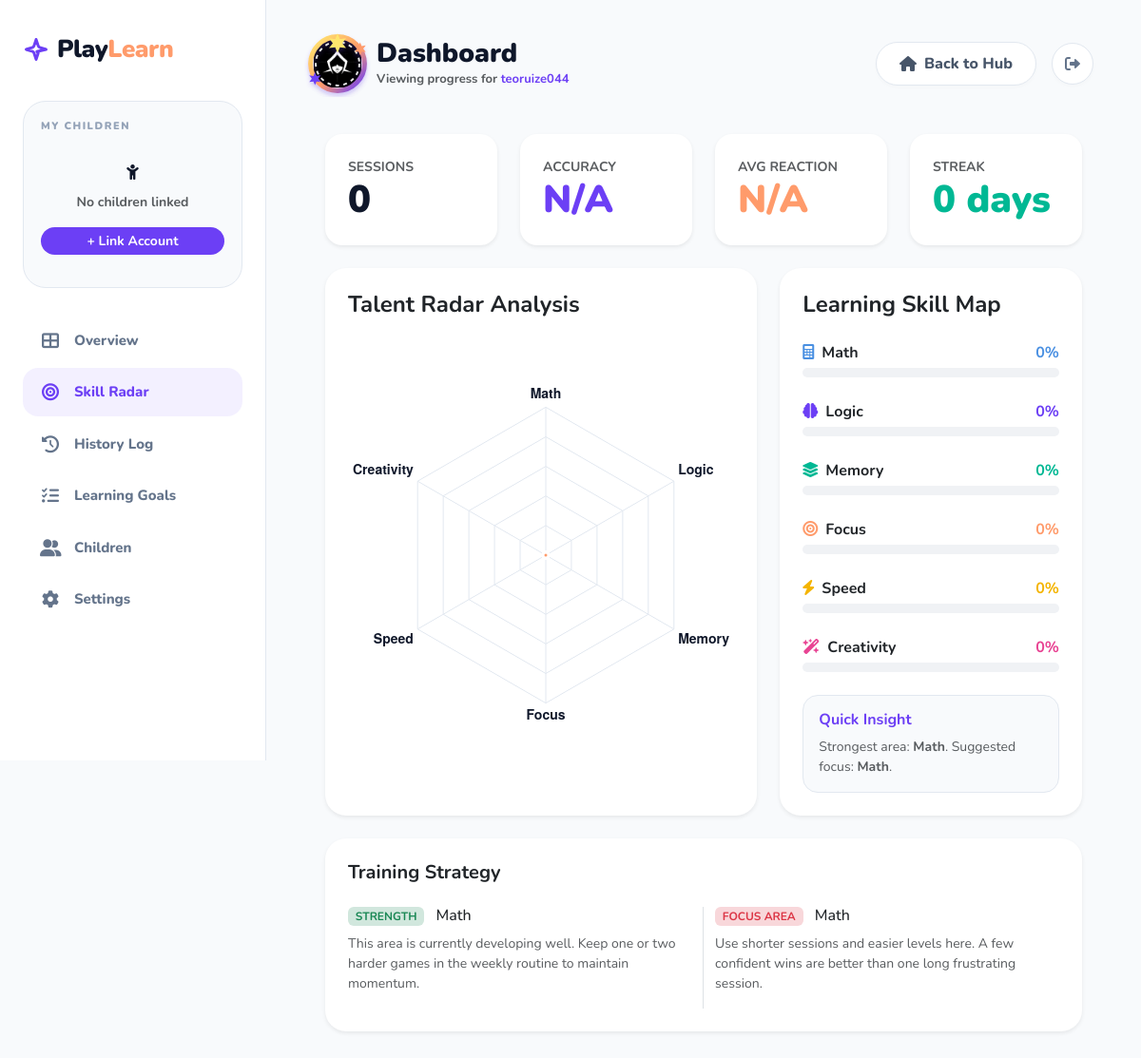
The app's page /ParentDashboard.php?page=radar (signed in) with its own data.
### tables this page shows
CREATE TABLE `users` (
  `id` int(11) NOT NULL,
  `username` varchar(50) NOT NULL,
  `profile_image` varchar(255) DEFAULT NULL,
  `avatar_frame` varchar(255) DEFAULT NULL,
  `frame_expires_at` datetime DEFAULT NULL,
  `title` varchar(50) DEFAULT NULL,
  `title_expires_at` datetime DEFAULT NULL,
  `email` varchar(100) NOT NULL,
  `password` varchar(255) NOT NULL,
  `birthday` date NOT NULL,
  `gender` varchar(10) DEFAULT NULL,
  `ic_number` varchar(40) DEFAULT NULL,
  `role` enum('player','admin','parent') DEFAULT 'player',
  `level` int(11) DEFAULT 1,
  `total_exp` int(11) DEFAULT 0,
  `weekly_exp` int(11) DEFAULT 0,
  `link_code` varchar(10) DEFAULT NULL,
  `status` enum('active','banned') DEFAULT 'active',
  `ban_reason` varchar(255) DEFAULT NULL,
  `banned_at` datetime DEFAULT NULL,
  `last_login` datetime DEFAULT NULL,
  `created_at` timestamp NOT NULL DEFAULT current_timestamp(),
  `last_seen` datetime DEFAULT current_timestamp(),
  `theme_preference` varchar(10) DEFAULT 'dark'
);

### ParentDashboard.php (the view, shortened to what this page needs)
<?php
require('db_conn.php');
require_once 'includes/learning_helpers.php';
$current_parent_id = $_SESSION['user_id'];
$children = [];
$is_linked = !empty($children);
if ($is_linked) {
    $active_child_id = isset($_GET['child_id']) ? intval($_GET['child_id']) : ($children[0]['id']);
    $_SESSION['active_child_id'] = $active_child_id;
    $target_user_id = $active_child_id;
} else {
    $active_child_id = 0;
    $target_user_id = $current_parent_id;
}
$active_child = null;
$active_child_name = "My Account";
if (!$active_child) {
    $res_name = $conn->query("SELECT username, profile_image, avatar_frame FROM users WHERE id = $target_user_id");
    if ($res_name && $row = $res_name->fetch_assoc()) {
        $active_child = $row;
        $active_child_name = $row['username'];
    }
}
$page = $_GET['page'] ?? 'overview';
?>
<!DOCTYPE html>
<html lang="en">
<head>
    <link href="https://cdn.jsdelivr.net/npm/bootstrap@5.3.0/dist/css/bootstrap.min.css" rel="stylesheet">
    <link rel="stylesheet" href="https://cdnjs.cloudflare.com/ajax/libs/font-awesome/6.0.0/css/all.min.css">
</head>
<body>
    <nav class="sidebar">
        <a href="homepage.php" class="sidebar-brand">
            Play<span>Learn</span>
        </a>
        <div class="children-section">
            <span class="section-title">My Children</span>
            <?php if($is_linked): ?>
                <?php foreach($children as $child): ?>
                    <a href="?page=<?= $page ?>&child_id=<?= $child['id'] ?>" class="child-item <?= $active_child_id == $child['id'] ? 'active' : '' ?>">
                        <div class="child-avatar-box">
                            <?php if (!empty($child['profile_image'])): ?>
                                <img src="<?= htmlspecialchars($child['profile_image']) ?>" class="child-avatar-img">
                            <?php else: ?>
                                <?= strtoupper(substr($child['username'], 0, 1)) ?>
                            <?php endif; ?>
                            <?php if (!empty($child['avatar_frame'])): ?>
                                <img src="<?= htmlspecialchars($child['avatar_frame']) ?>" class="child-frame-img">
                            <?php endif; ?>
                        </div>
                        <div class="overflow-hidden">
                            <div class="fw-bold text-truncate" style="font-size: 15px;"><?= htmlspecialchars($child['username']) ?></div>
                        </div>
                    </a>
                <?php endforeach; ?>
            <?php else: ?>
                <div class="text-center py-3">
                    <div class="w-10 h-10 bg-slate-100 text-slate-300 rounded-full flex items-center justify-center mx-auto mb-2 text-lg"><i class="fas fa-child"></i></div>
                    <p class="small text-muted fw-bold mb-3">No children linked</p>
                    <a href="?page=settings" class="btn btn-primary btn-sm rounded-pill fw-bold w-100" style="background: var(--blob-purple); border: none;">+ Link Account</a>
                </div>
            <?php endif; ?>
        </div>
        <div class="nav-menu">
            <a href="?page=overview<?php echo $is_linked ? "&child_id=$active_child_id" : ""; ?>" class="nav-link <?= $page=='overview'?'active':'' ?>"><i class="fas fa-th-large"></i> Overview</a>
            <a href="?page=radar<?php echo $is_linked ? "&child_id=$active_child_id" : ""; ?>" class="nav-link <?= $page=='radar'?'active':'' ?>"><i class="fas fa-bullseye"></i> Skill Radar</a>
            <a href="?page=history<?php echo $is_linked ? "&child_id=$active_child_id" : ""; ?>" class="nav-link <?= $page=='history'?'active':'' ?>"><i class="fas fa-history"></i> History Log</a>
            <a href="?page=goals<?php echo $is_linked ? "&child_id=$active_child_id" : ""; ?>" class="nav-link <?= $page=='goals'?'active':'' ?>"><i class="fas fa-tasks"></i> Learning Goals</a>
            <a href="?page=students<?php echo $is_linked ? "&child_id=$active_child_id" : ""; ?>" class="nav-link <?= $page=='students'?'active':'' ?>"><i class="fas fa-user-friends"></i> Children</a>
            <a href="?page=settings" class="nav-link <?= $page=='settings'?'active':'' ?>"><i class="fas fa-cog"></i> Settings</a>
        </div>
    </nav>
    <main class="main-content">
        <div class="d-flex justify-content-between align-items-center mb-5">
            <div class="d-flex align-items-center gap-3">
                <?php if($active_child): ?>
                    <div class="child-avatar-box" style="width: 50px; height: 50px; margin: 0; box-shadow: 0 4px 10px rgba(0,0,0,0.05);">
                        <?php if (!empty($active_child['profile_image'])): ?>
                            <img src="<?= htmlspecialchars($active_child['profile_image']) ?>" class="child-avatar-img">
                        <?php else: ?>
                            <?= strtoupper(substr($active_child_name, 0, 1)) ?>
                        <?php endif; ?>
                    </div>
                <?php endif; ?>
                <div>
                    <h3 class="page-title mb-0">Dashboard</h3>
                    <p class="text-muted fw-bold mb-0" style="font-size: 13px;">Viewing progress for <span style="color: var(--blob-purple);"><?= htmlspecialchars($active_child_name) ?></span></p>
                </div>
            </div>
            <div class="d-flex align-items-center gap-3">
                <a href="homepage.php" class="btn-hub"><i class="fas fa-home me-2"></i> Back to Hub</a>
                <a href="javascript:void(0)" class="btn-logout-circle" onclick="openLogoutModal()" title="Logout">
                    <i class="fas fa-sign-out-alt"></i>
                </a>
            </div>
        </div>
        <div class="container-fluid px-0">
            <?php
                $view_file_in_folder = "pages/{$page}_view.php";
                $view_file_in_root = "{$page}_view.php";
                if (file_exists($view_file_in_folder)) {
                    include($view_file_in_folder);
                } elseif (file_exists($view_file_in_root)) {
                    include($view_file_in_root);
                } else {
                    echo "<div class='card p-5 text-center border-0 shadow-sm' style='border-radius: 24px;'><h4 class='text-danger fw-bold'>File Not Found</h4><p>无法找到 <b>{$page}_view.php</b></p></div>";
                }
            ?>
        </div>
    </main>
</body>
</html>

### ParentDashboard.php (style rules this page uses)
:root { --primary-dark: #0f172a; --blob-purple: #6C3FF5; --blob-orange: #FF9B6B; --bg-slate: #f8fafc; --border-color: #e2e8f0; --sidebar-width: 280px; }
body { background-color: var(--bg-slate); font-family: 'Nunito', sans-serif; display: flex; color: var(--primary-dark); }
.sidebar { width: var(--sidebar-width); height: 100vh; background: #ffffff; position: fixed; left: 0; top: 0; border-right: 1px solid var(--border-color); padding: 32px 24px; display: flex; flex-direction: column; z-index: 1000; }
.sidebar-brand { font-size: 26px; font-weight: 900; color: var(--primary-dark); text-decoration: none !important; margin-bottom: 35px; display: flex; align-items: center; letter-spacing: -0.5px; }
.sidebar-brand span { color: var(--blob-orange); }
.children-section { background: #f8fafc; border-radius: 24px; padding: 18px; margin-bottom: 30px; border: 1px solid var(--border-color); }
.section-title { font-size: 11px; font-weight: 900; color: #94a3b8; text-transform: uppercase; letter-spacing: 1.5px; margin-bottom: 12px; display: block; }
.child-avatar-box { width: 42px; height: 42px; border-radius: 14px; background: linear-gradient(135deg, var(--blob-purple) 0%, var(--blob-orange) 100%); color: white; display: flex; align-items: center; justify-content: center; margin-right: 14px; font-weight: 900; font-size: 18px; box-shadow: 0 4px 10px rgba(108, 63, 245, 0.2); position: relative; flex-shrink: 0; }
.child-avatar-img { width: 100%; height: 100%; object-fit: cover; border-radius: inherit; }
.nav-menu { display: flex; flex-direction: column; gap: 4px; }
.nav-link { display: flex; align-items: center; color: #64748b; padding: 14px 18px; border-radius: 16px; transition: all 0.3s ease; text-decoration: none !important; font-weight: 800; font-size: 15px; }
.nav-link i { margin-right: 14px; width: 22px; text-align: center; font-size: 18px; transition: transform 0.3s ease; }
.nav-link.active { background: rgba(108, 63, 245, 0.08); color: var(--blob-purple) !important; }
.nav-link.active i { color: var(--blob-purple); }
.main-content { margin-left: var(--sidebar-width); width: calc(100% - var(--sidebar-width)); padding: 40px 50px; }
.page-title { font-weight: 900; color: var(--primary-dark); font-size: 28px; }
.btn-hub { background: #ffffff; border: 1px solid var(--border-color); color: #475569; font-weight: 800; border-radius: 50px; padding: 10px 24px; transition: all 0.3s ease; text-decoration: none; box-shadow: 0 2px 4px rgba(0,0,0,0.02); display: inline-flex; align-items: center; }
.btn-logout-circle { width: 44px; height: 44px; background: #ffffff; border: 1px solid var(--border-color); color: #64748b; border-radius: 50%; display: flex; align-items: center; justify-content: center; transition: all 0.3s ease; text-decoration: none !important; box-shadow: 0 2px 4px rgba(0,0,0,0.02); }

### records on screen
users: profile_image (picture), username "teoruize044"

### other values on screen
$summary['total_games'] "0"
$streak_days "0"
$meta['label'] "Math"
$score "0"
$meta['label'] "Logic"
$meta['label'] "Memory"
$meta['label'] "Focus"
$meta['label'] "Speed"
$meta['label'] "Creativity"
$skills[$top_key]['label'] "Math"
$skills[$weak_key]['label'] "Math"
